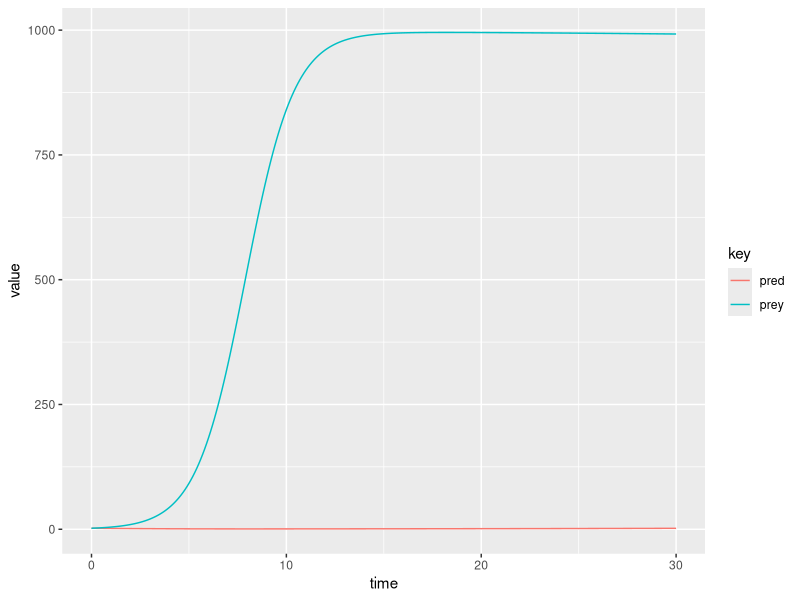
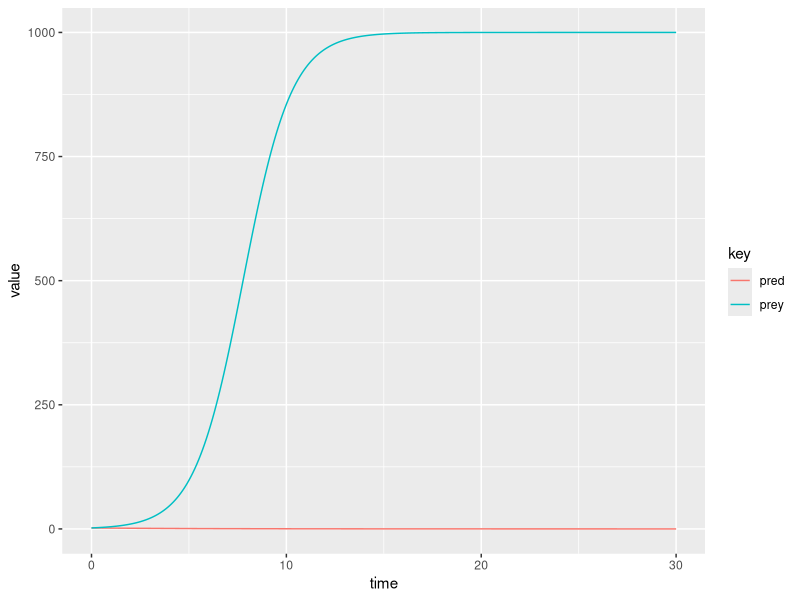
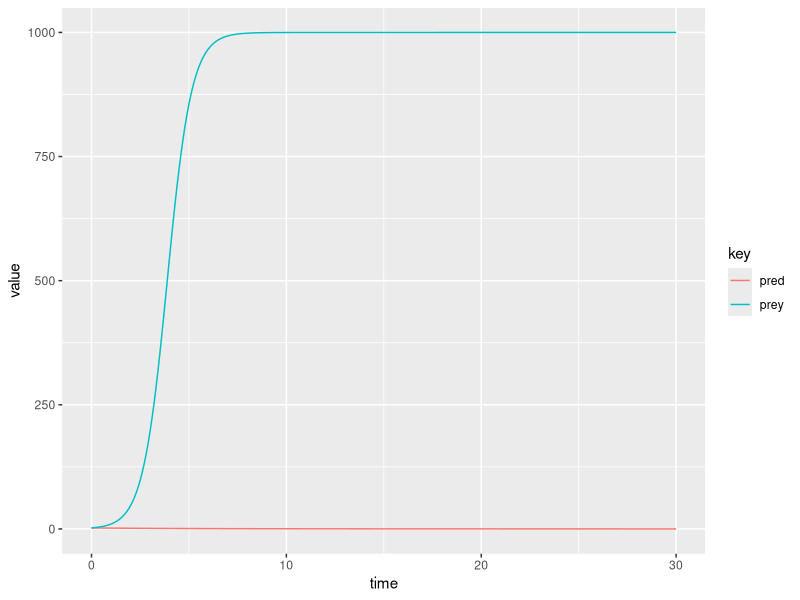
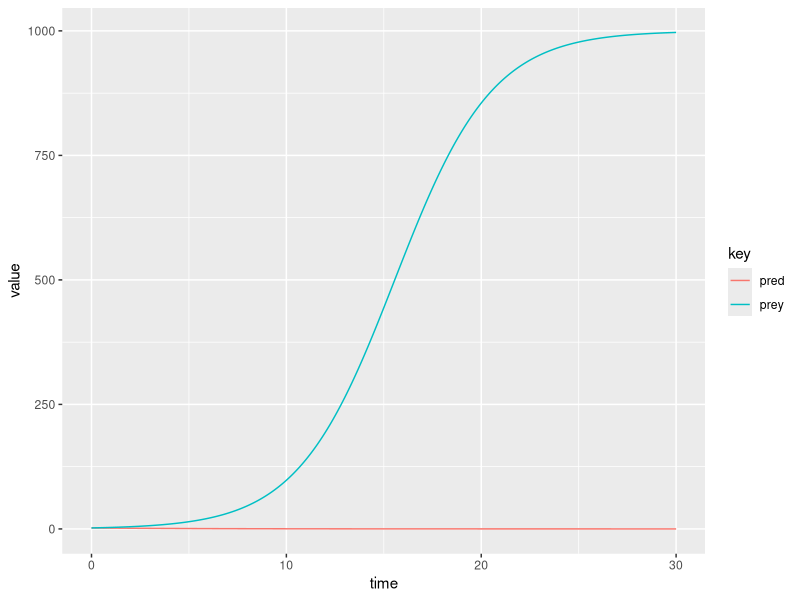
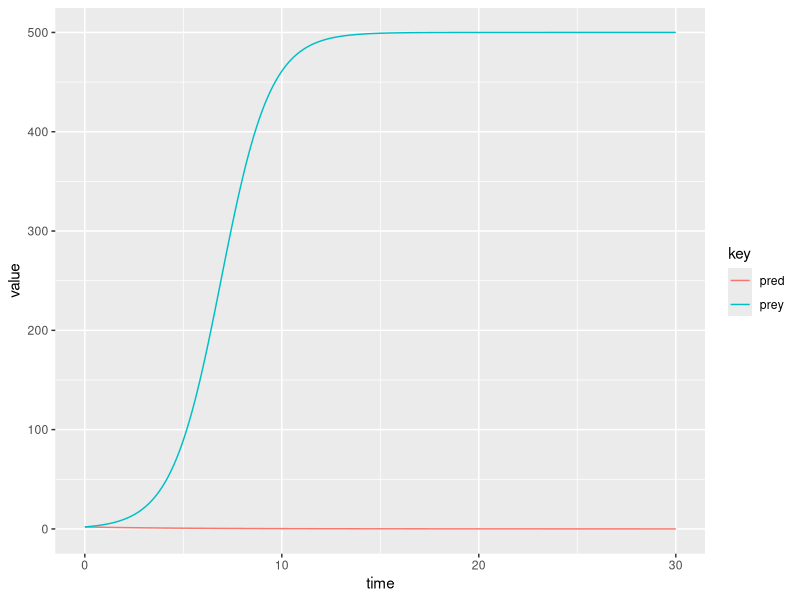
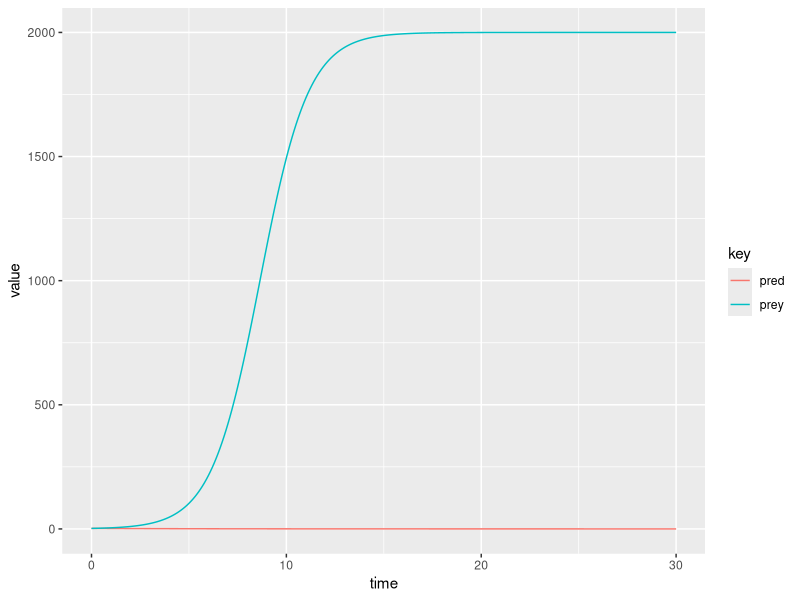
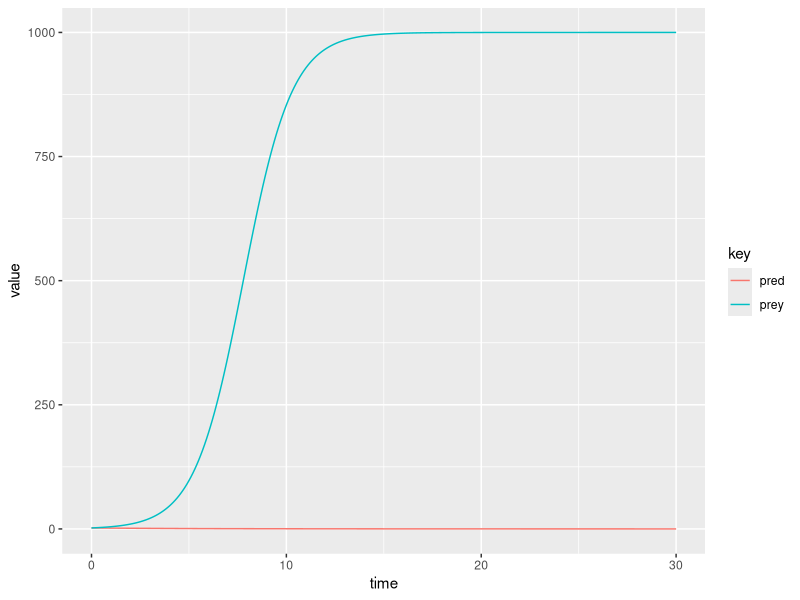
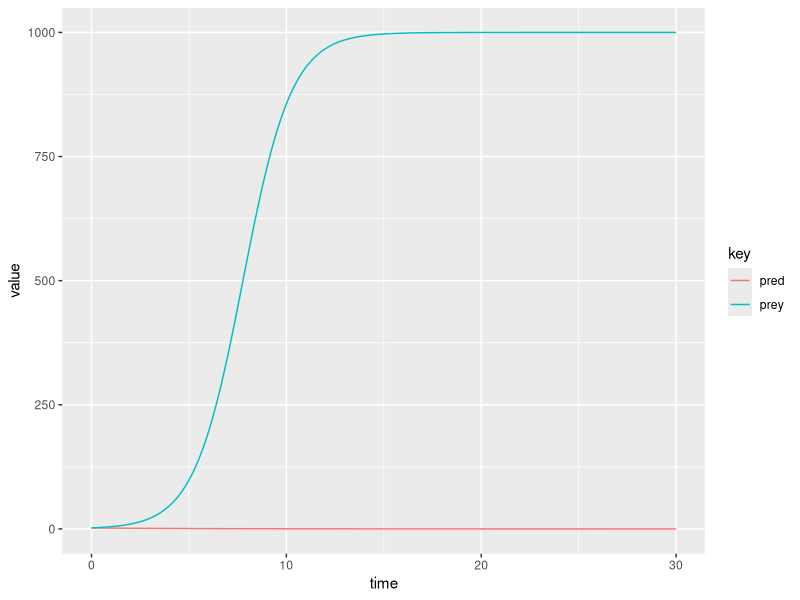

The R source for these figures, in order:
rm(list = ls())

#pt. 2 of final project
library(ggplot2)
library(tidyr)
library(deSolve)

ddSim=function(t,y,p){
  H = y[1]
  P = y[2]
  b=p[1]
  a=p[2]
  w=p[3]
  d=p[4]
  e=p[5]
  s=p[6]
  
  
  dHdt=(b*H)*(1-a*H)-(w*P)*(H/(d+H))
  dPdt=(e*w*P)*(H/(d+H))-s*P
  
  return(list(c(dHdt,dPdt)))
}
# Specific given initial parameters
params = c(.8,.001,5,400,.07,.2)
NO = c(2,2)
times = seq(0,30, by = .1)

modelSim = ode(y=NO, times = times, func = ddSim, parms = params)
out= data.frame(data=modelSim, time = modelSim[,1], prey=modelSim[,2], pred=modelSim[,3])

out %>%
  gather(key,value, prey, pred) %>%
  ggplot(aes(x=time, y=value, color=key)) + geom_line()


# modeled with changing parameters


# params =c(b,a,w,d,e,s)
# b=list(c(b,b/m,b*m,b,b,b,b,b,b,b,b,b,b))
# a=list(c(a,a,a,a/m,a*m,a,a,a,a,a,a,a,a))
# w=list(c(w,w,w,w,w,w,w,w,w,w,w,w/m,w*m))
# d=list(c(d,d,d,d,d,d,d,d,d,d/m,d*m,d,d))
# e=list(c(e,e,e,e,e,e/m,e*m,e,e,e,e,e,e))
# s=list(c(s,s,s,s,s,s,s,s/m,s*m,s,s,s,s))

parameters2 = data.frame("b"=c(.8,1.6,.4,.8,.8,.8,.8,.8,.8,.8,.8,.8,.8), 
                         "a"=c(.001,.001,.001,.002,.0005,.001,.001,.001,.001,.001,.001,.001,.001),
                         "w"=c(.5,.5,.5,.5,.5,1,.25,.5,.5,.5,.5,.5,.5),
                         "d"=c(400,400,400,400,400,400,400,800,200,400,400,400,400),
                         "e"=c(.07,.07,.07,.07,.07,.07,.07,.07,.07,1.4,.035,.07,.07),
                         "s"=c(.2,.2,.2,.2,.2,.2,.2,.2,.2,.2,.2,.4,.1))

modelH_Output=data.frame("t", "H", "bHhig", "bHlow", "aHhigh", "aHlow", "eHhigh", "eHlow", "sHhigh", "sHlow", "dHhigh", "dHlow", "wHhigh", "wHlow")
modelP_Output=data.frame("t", "P", "bPhigh", "bPlow", "aPhigh", "aPlow", "ePhigh", "ePlo", "sPhigh", "sPlow", "dPhigh", "dPlow", "wPhigh", "wPlow")

modelH_Output[modelH_Output$X.t.==times]
modelP_Output[modelP_Output$X.t.==times]

modelSimList = list()

for(i in 1:nrow(parameters2)){
  params = parameters2[i,]
  modelSim2 = ode(y=NO, times = times, func = ddSim, parms = params)
  modelSimList[[i]] = data.frame(time = modelSim2[,1], prey=modelSim2[,2], pred=modelSim2[,3])
}

for(j in 1:length(modelSimList)){
  plot <- modelSimList[[j]] %>%
    gather(key,value, prey, pred) %>%
    ggplot(aes(x=time, y=value, color=key)) + geom_line()
  print(plot)
}
